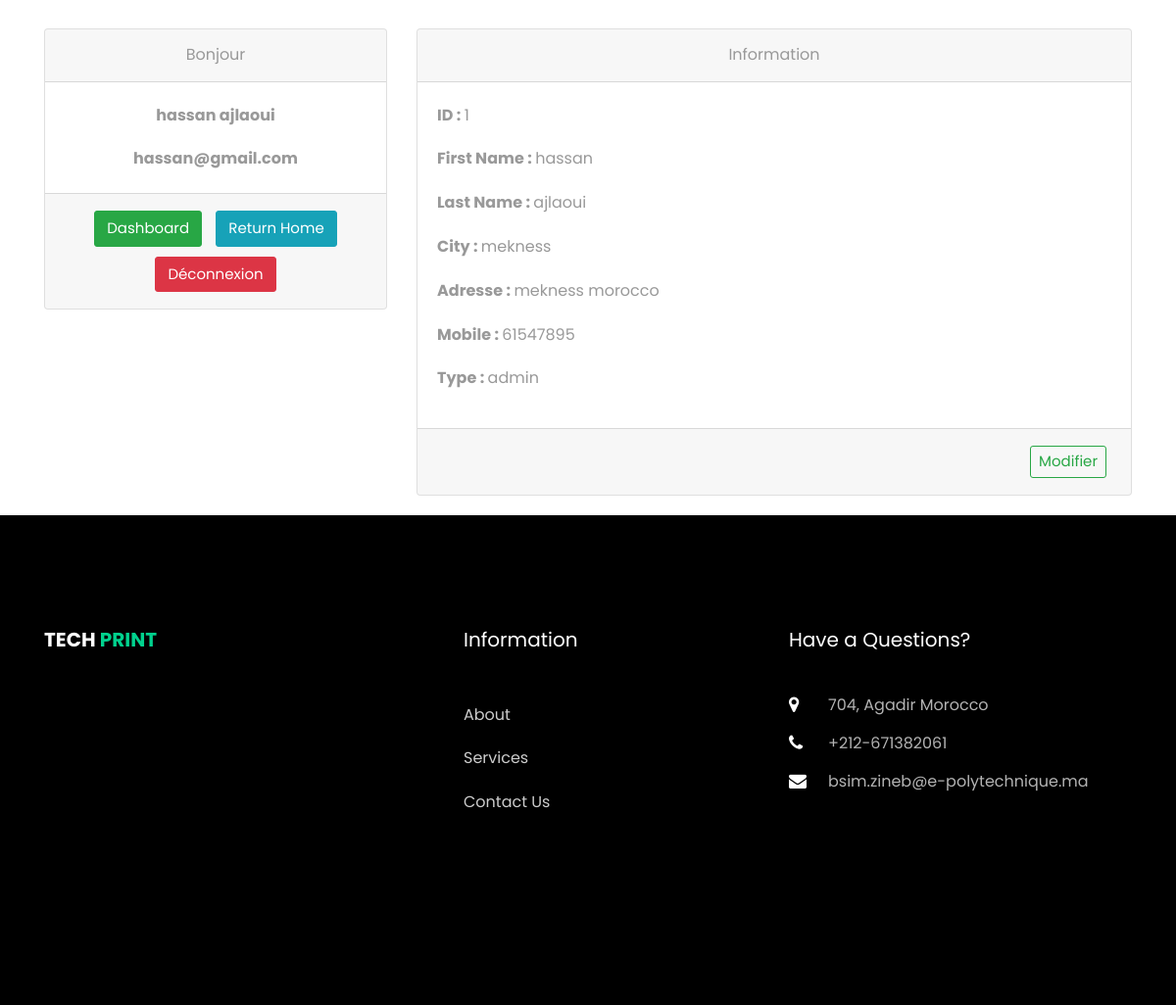
Page /mainwebsite/profile.php (signed in) on the committed database.
### tables this page shows
CREATE TABLE `users` (
  `customerID` int(11) NOT NULL,
  `firstName` varchar(50) NOT NULL,
  `lastName` varchar(50) NOT NULL,
  `mobile` varchar(11) NOT NULL,
  `city` varchar(50) NOT NULL,
  `adresse` varchar(50) NOT NULL,
  `email` varchar(50) NOT NULL,
  `type` enum('admin','user') NOT NULL,
  `password` varchar(50) NOT NULL
);

### dash/traitement/function.php (called while the page is built, shortened)
<?php
	function connecte(){
					try{
						$db = new PDO('mysql:host=localhost;dbname=cars;charset=utf8','root','');
						$db->setAttribute(PDO::ATTR_DEFAULT_FETCH_MODE, PDO::FETCH_ASSOC);
						$db->query("SET NAMES utf8mb4");
					}catch(PDOException $e){
					}
					return $db;
				}
	function PDO($query,$array){
					$db = connecte();
					$stm = $db->prepare($query);
					$i=1;
					reset($array);
					while($frt = current($array)){
							$stm->bindValue($i,$frt);
							next($array);
							$i++;
						}
					$stm->execute();
					return $stm;
				}
	function test_input($data) {
		  $data = trim($data);
		  $data = stripslashes($data);
		  $data = htmlspecialchars($data,ENT_QUOTES,'UTF-8');
		  return $data;
    }
?>

### mainwebsite/profile.php (the view, shortened to what this page needs)
<!DOCTYPE html>
<html lang="en">
  <head>
    <link rel="stylesheet" href="static/css/bootstrap.css">
    <link rel="stylesheet" href="https://use.fontawesome.com/releases/v5.8.2/css/all.css">
    <link rel="stylesheet" href="static/css/profile.css">
    <link rel="stylesheet" href="static/css/index.css">
    <link rel="stylesheet" href="css/open-iconic-bootstrap.min.css">
    <link rel="stylesheet" href="css/animate.css">
    <link rel="stylesheet" href="css/owl.carousel.min.css">
    <link rel="stylesheet" href="css/owl.theme.default.min.css">
    <link rel="stylesheet" href="css/magnific-popup.css">
    <link rel="stylesheet" href="css/aos.css">
    <link rel="stylesheet" href="css/ionicons.min.css">
    <link rel="stylesheet" href="css/bootstrap-datepicker.css">
    <link rel="stylesheet" href="css/jquery.timepicker.css">
    <link rel="stylesheet" href="css/flaticon.css">
    <link rel="stylesheet" href="css/icomoon.css">
    <link rel="stylesheet" href="css/style.css">
</head>
<body>
   <?php
    include('../dash/traitement/function.php');
    ?>
    <?php
        $query = "SELECT * from users where customerID=? ;";
        $values = array($_SESSION['id_user']);
        $res=PDO($query,$values);
         if($res->rowCount()!=0){
              while ($row = $res->fetch()) {
                $firstName = test_input($row['firstName']);
                $lastName =  test_input($row['lastName']);
                $mobile =  $row['mobile'];
                $adresse =  test_input($row['adresse']);
                $city =  test_input($row['city']);
                $email =  $row['email'];
                $type =  test_input($row['type']);
              }
         }
    ?>
    <br>
    <div class="container">
        <div class="row">
 <div class="col-lg-4 col-md-4 col-sm-12">
            <div class="card text-center">
                <div class="card-header">
                  Bonjour
                </div>
                <div class="card-body">
                  <p class="card-text"><b><?php echo $firstName .' '.$lastName; ?></b></p>
                  <p class="card-text"><b><?php  echo $email."";?></b></p>
                </div>
                <div class="card-footer text-muted">
                  <?php
                    if($type=="admin"){
                      echo'
                        <a href="../dash/reservation.php" class="btn btn-success">Dashboard</a>
                      ';
                    }
                  ?>
                  <a href="index.php" class="btn btn-info">Return Home</a>
                  <a href="deconnexion.php" class="btn btn-danger">Déconnexion</a>
                </div>
              </div>
          </div>
          <div class="col-lg-8 col-md-8 col-sm-12">
            <div class="card text-center">
                <div class="card-header">
                  Information
                </div>
                <div class="card-body">
                    <p class="text"><b>ID : </b><?php  echo $_SESSION['id_user'];?></p>
                    <p class="text"><b>First Name : </b><?php  echo $firstName;?></p>
                    <p class="text"><b>Last Name : </b> <?php  echo $lastName;?></p>
                    <p class="text"><b>City : </b><?php  echo $city;?></p>
                    <p class="text text-area"><b>Adresse : </b><?php  echo $adresse;?></p>
                    <p class="text"><b>Mobile : </b><?php  echo $mobile;?></p>
                    <p class="text"><b>Type : </b><?php echo $type ;?></p>
                </div>
                <div class="card-footer text-muted">
                    <div class="textright">
                    <button type="button" class="btn btn-outline-success btn-sm " data-toggle="modal" data-target="#exampleModal" data-whatever="@getbootstrap">Modifier</button>
                    </div>
                </div>
              </div>
          </div>
        </div>
      </div>
<?php
include("footer.php");
?>
</body>
</html>

### mainwebsite/static/css/profile.css (style rules this page uses)
.text { text-align: left; }
.textright { text-align: right; }
.btn { margin: 5px; }

### mainwebsite/static/css/index.css (style rules this page uses)
.card { margin-bottom: 20px; }

### rows in the picture
users: firstName "hassan", lastName "ajlaoui", email "hassan@gmail.com", city "mekness", adresse "mekness morocco", mobile "61547895", type "admin"

### other values in the picture
$_SESSION['id_user'] "1"
